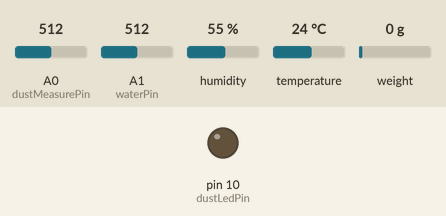
A sketch run on a simulated Arduino Uno, built with avr-gcc and run on an emulated ATmega328P. On the bench: output pins drawn as LEDs (lit = HIGH). The test bench sets the inputs (shaded band); at power-on: A0 (dustMeasurePin) = 512, A1 (waterPin) = 512, humidity 55 %, temperature 24 °C, weight on the scale 0 g. What the sketch prints to the serial monitor is not drawn.

Above: at 0.1 s.
At 3.4 s:
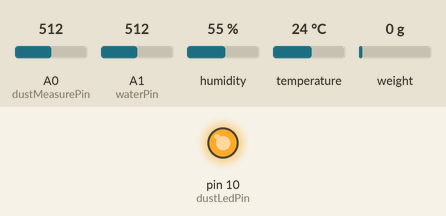
Timing chart, 0 to 4.9 s (numbered marks = the images above):
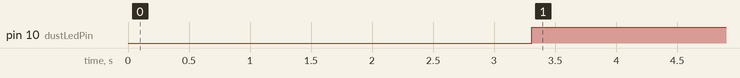

Measured:
- by itself, pin 10 (dustLedPin): LOW → HIGH at 3.3 s

The sketch:

air_bluetooth.ino
```cpp
#include <SoftwareSerial.h>
#include "DHT.h"
#include "HX711.h"

// --- 핀 번호 설정 ---
// 1. 온습도 센서(DHT11) 설정
#define DHTPIN 2       // DHT11 데이터 핀
#define DHTTYPE DHT11
DHT dht(DHTPIN, DHTTYPE);

// 2. 미세먼지 센서(GP2Y10) 설정
const int dustLedPin = 10;     // 미세먼지 센서 LED 제어 핀
const int dustMeasurePin = A0; // 미세먼지 센서 측정 핀

// 3. 수위 센서 핀
const int waterPin = A1;

// --- 수위 센서 보정 (Calibration) ---
// 실제 측정값 기반 설정
const int WATER_DRY_VALUE = 0;     // 공기 중: 0
const int WATER_WET_VALUE = 360;   // 완전히 잠김: 350~361 (실측값)
// 참고: 절반 잠김 시 약 330~340

// 4. 로드셀 (HX711)
const int LOADCELL_DOUT_PIN = A2;
const int LOADCELL_SCK_PIN = A3;
HX711 scale;
float calibration_factor = 420.0; // 무게 정확도 보정값 (값이 틀리면 이 숫자를 조절하세요)
const bool SENSOR_REVERSE = false; // 무게가 거꾸로(마이너스) 측정되면 이 값을 true로 바꾸세요.
const float ZERO_THRESHOLD = 2.0; // 이 값(그램)보다 작은 무게(노이즈)는 무조건 0으로 표시합니다.

// 5. 블루투스 모듈(HM-10)을 위한 가상 시리얼 포트
SoftwareSerial btSerial(8, 9);

// --- 전역 변수 설정 ---
float dustDensity = 0.0;
const int DUST_SAMPLE_COUNT = 5;  // 미세먼지 평균 계산용
float lastWeight = 0.0;

void setup() {
  Serial.begin(9600);
  btSerial.begin(9600);

  // 센서 초기화
  dht.begin();
  pinMode(dustLedPin, OUTPUT);

  // 로드셀 초기화
  scale.begin(LOADCELL_DOUT_PIN, LOADCELL_SCK_PIN);
  // 방향 반전 옵션 적용
  if (SENSOR_REVERSE) {
    scale.set_scale(-calibration_factor); // 마이너스 부호 적용
  } else {
    scale.set_scale(calibration_factor);
  }
  scale.tare(); // 영점 조절 (부팅 시 무게를 0으로 설정)

  Serial.println("=== 아두이노 환경 모니터링 시스템 ===");
  Serial.println("센서 보정 가이드:");
  Serial.println("1. 수위센서를 공기 중에 놔두고 'Raw Water' 값 확인");
  Serial.println("2. 그 값을 WATER_DRY_VALUE에 입력");
  Serial.println("3. 수위센서를 물에 완전히 담그고 'Raw Water' 값 확인");
  Serial.println("4. 그 값을 WATER_WET_VALUE에 입력");
  Serial.println("=====================================\n");

  delay(2000);
}

void loop() {
  // --- 1. 온습도 값 측정 ---
  float h = dht.readHumidity();
  float t = dht.readTemperature();

  // DHT 센서 읽기 실패 체크
  if (isnan(h) || isnan(t)) {
    Serial.println("DHT 센서 읽기 실패!");
    h = 0;
    t = 0;
  }

  // --- 2. 미세먼지 값 측정 (GP2Y10 전용) ---
  float dustSum = 0;
  for (int i = 0; i < DUST_SAMPLE_COUNT; i++) {
    digitalWrite(dustLedPin, LOW);  // LED 켜기
    delayMicroseconds(280);

    int voMeasured = analogRead(dustMeasurePin);

    delayMicroseconds(40);
    digitalWrite(dustLedPin, HIGH); // LED 끄기
    delayMicroseconds(9680);

    // 전압 계산 (0-5V 범위)
    float voVoltage = voMeasured * (5.0 / 1024.0);

    // GP2Y10 공식 수정: Raw 값이 3~11이면 약 0.015~0.054V
    // 아날로그 값을 직접 사용하여 농도 계산
    // 일반적으로 깨끗한 공기에서 아날로그 값은 매우 낮음
    float density = voMeasured * 0.17 - 0.1;

    if (density < 0) {
      density = 0;
    }

    dustSum += density;
    delay(10);  // 각 측정 사이 짧은 대기
  }

  // 평균값 계산
  dustDensity = dustSum / DUST_SAMPLE_COUNT;

  // --- 3. 수위 값 측정 및 보정 ---
  int waterValue = analogRead(waterPin);

  // 비선형 보정 (절반일 때 50%로 표시)
  int waterPercent;
  if (waterValue <= 0) {
    waterPercent = 0;
  } else if (waterValue <= 335) {
    // 0~335 구간을 0~50%로 매핑 (하단부)
    waterPercent = map(waterValue, 0, 335, 0, 50);
  } else {
    // 335~360 구간을 50~100%로 매핑 (상단부)
    waterPercent = map(waterValue, 335, 360, 50, 100);
  }

  // 0-100% 범위로 제한
  waterPercent = constrain(waterPercent, 0, 100);

  // 4. 무게 측정 보정 로직
  if (scale.is_ready()) {
    float reading = scale.get_units(5);
    //  절대값(abs) 적용: +/- 구분 없이 무조건 양수로 변환
    reading = abs(reading);
    // (A) 노이즈 제거: 설정한 값(2g)보다 작으면 0으로 처리
    if (reading < ZERO_THRESHOLD) {
      reading = 0.0;
    }
    lastWeight = reading;
  } else {
    Serial.println("HX711 센서 준비 안됨");
  }

  // --- 5. 데이터 전송 ---
  String dataString = "";
  dataString += "온도: ";
  dataString += String(t, 1);  // 소수점 1자리
  dataString += " 습도: ";
  dataString += String(h, 1);
  dataString += " 미세먼지: ";
  dataString += String(dustDensity, 2);  // 소수점 2자리
  dataString += " 수위: ";
  dataString += String(waterPercent);
  dataString += " 무게: ";
  dataString += String(lastWeight, 1);

  // 블루투스 전송
  btSerial.println(dataString);

  // 시리얼 모니터 출력 (디버깅용)
  Serial.print(dataString);
  Serial.print(" | Raw Water: ");
  Serial.print(waterValue);
  Serial.print(" | Raw Dust: ");
  Serial.println(analogRead(dustMeasurePin));
  Serial.print(" | Raw Weight: "); // [확인] 여기가 무게 원본값입니다
  Serial.println(lastWeight);

  delay(1000); // 1초마다 업데이트
}
```
